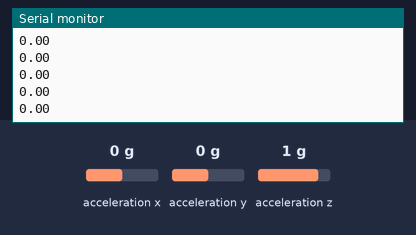
The sketch below on a simulated Arduino Uno, built with avr-gcc and run on an emulated ATmega328P. Shown: the last lines printed to the serial monitor. The test bench sets the inputs (shaded band); at power-on: acceleration y 0 g, acceleration z 1 g, acceleration x 0 g.

Above: at 2.2 s.
2.3 s: acceleration y set to -1.4 g
At 2.32 s:
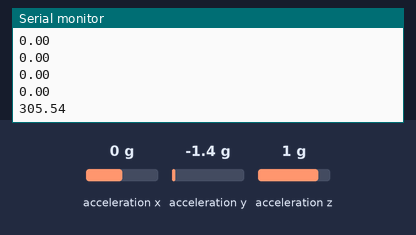
3.8 s: acceleration z set to -1.4 g
At 3.84 s:
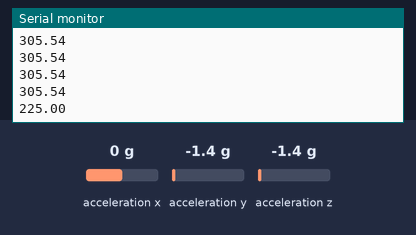
5.3 s: acceleration y set to -0.8 g
At 5.36 s:
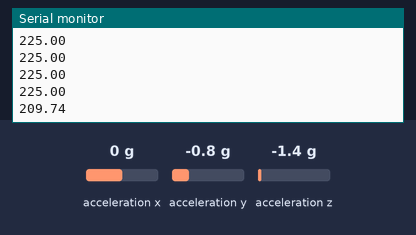
Timing chart, 0 to 8.3 s (numbered marks = the images above; inputs shaded):
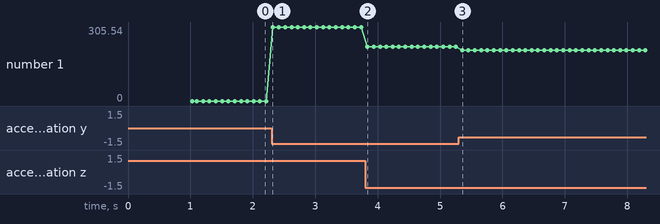

The sketch:

tiltacolorwheel.ino
```cpp
#include "SparkFunLIS3DH.h"
#include "Wire.h"
#include "SPI.h"
#include "math.h"

float accX;
float accY;
float accZ;
float angle;


LIS3DH myIMU; //Default constructor is I2C, addr 0x19.

void setup() {
  // put your setup code here, to run once:
  Serial.begin(9600);
  delay(1000); //relax...
  Serial.println("Processor came out of reset.\n");

  //Call .begin() to configure the IMU
  myIMU.begin();
}

void loop()
{
  accX = myIMU.readFloatAccelX();
  accY = myIMU.readFloatAccelY();
  accZ = myIMU.readFloatAccelZ();

  angle = atan2(accY,accZ);

  if (angle < 0) {
    angle = 2*3.1415926 + angle;
  }

// don't adjust the color of the wand is not being held near level
  if (sqrt(sq(accY)+sq(accZ)) > 0.85) {
    // Serial.println(sqrt(sq(accY)+sq(accZ)));
    Serial.println((angle/(2*3.1415926))*360, 2); //angle in degrees
    // Serial.println();
  }
  delay(100);
}
```

Measured:
- after the input at 2.3 s, the serial monitor: prints a new line at once (image 1)
- after the input at 3.8 s, the serial monitor: prints a new line at once (image 2)
- after the input at 5.3 s, the serial monitor: prints a new line after 0.05 s (image 3)
- plotted number 1: 0 → 305.54 after the input at 2.3 s, 305.54 → 225 after the input at 3.8 s, 225 → 209.74 after the input at 5.3 s
